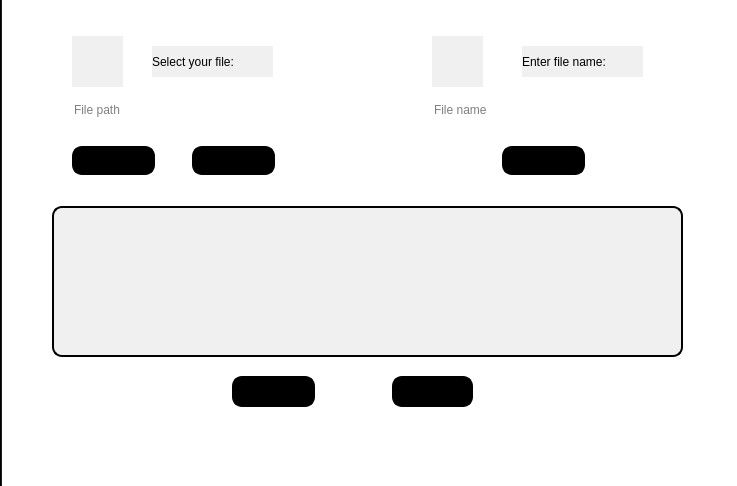
<?xml version="1.0" encoding="UTF-8"?>
<ui version="4.0">
 <class>CompressAndDecompress</class>
 <widget class="QWidget" name="CompressAndDecompress">
  <property name="geometry">
   <rect>
    <x>0</x>
    <y>0</y>
    <width>737</width>
    <height>486</height>
   </rect>
  </property>
  <property name="windowTitle">
   <string>Form</string>
  </property>
  <widget class="QTabWidget" name="tabWidget">
   <property name="enabled">
    <bool>true</bool>
   </property>
   <property name="geometry">
    <rect>
     <x>0</x>
     <y>-40</y>
     <width>751</width>
     <height>591</height>
    </rect>
   </property>
   <property name="styleSheet">
    <string notr="true">background-color: rgb(0, 0, 0);</string>
   </property>
   <property name="currentIndex">
    <number>0</number>
   </property>
   <widget class="QWidget" name="CompressTab_2">
    <property name="styleSheet">
     <string notr="true">background-color: rgb(255, 255, 255);</string>
    </property>
    <attribute name="title">
     <string>Compress File</string>
    </attribute>
    <widget class="QPushButton" name="cBack_2">
     <property name="geometry">
      <rect>
       <x>390</x>
       <y>390</y>
       <width>81</width>
       <height>31</height>
      </rect>
     </property>
     <property name="cursor">
      <cursorShape>PointingHandCursor</cursorShape>
     </property>
     <property name="styleSheet">
      <string notr="true">QPushButton {
    background-color: #000000;

border-radius: 10px;
border: 2px solid #000;  
}

QPushButton:hover {
    background-color: #222222;
color: black;
}

QPushButton:pressed {
    background-color: #333333;
color:black;
}

</string>
     </property>
     <property name="text">
      <string>back</string>
     </property>
    </widget>
    <widget class="QLabel" name="Cdropbox_2">
     <property name="geometry">
      <rect>
       <x>430</x>
       <y>50</y>
       <width>51</width>
       <height>51</height>
      </rect>
     </property>
     <property name="autoFillBackground">
      <bool>false</bool>
     </property>
     <property name="styleSheet">
      <string notr="true">background-color: #f0f0f0; </string>
     </property>
     <property name="text">
      <string/>
     </property>
     <property name="pixmap">
      <pixmap resource="resources.qrc">:/images/Downloads/icons8-encryption-32.png</pixmap>
     </property>
     <property name="scaledContents">
      <bool>true</bool>
     </property>
    </widget>
    <widget class="QLabel" name="cComputer_2">
     <property name="geometry">
      <rect>
       <x>70</x>
       <y>50</y>
       <width>51</width>
       <height>51</height>
      </rect>
     </property>
     <property name="styleSheet">
      <string notr="true">background-color: #f0f0f0; </string>
     </property>
     <property name="text">
      <string/>
     </property>
     <property name="pixmap">
      <pixmap resource="resources.qrc">:/images/computer.png</pixmap>
     </property>
     <property name="scaledContents">
      <bool>true</bool>
     </property>
    </widget>
    <widget class="QLineEdit" name="DropboxFileName_2">
     <property name="geometry">
      <rect>
       <x>430</x>
       <y>110</y>
       <width>221</width>
       <height>28</height>
      </rect>
     </property>
     <property name="styleSheet">
      <string notr="true">background-color: rgb(255, 255, 255);
color: black; 
 border-color: rgb(255, 255, 255);;

border-radius: 10px;</string>
     </property>
     <property name="readOnly">
      <bool>false</bool>
     </property>
     <property name="placeholderText">
      <string>File name</string>
     </property>
    </widget>
    <widget class="QPushButton" name="Submitdropboxcompress_2">
     <property name="geometry">
      <rect>
       <x>500</x>
       <y>160</y>
       <width>83</width>
       <height>29</height>
      </rect>
     </property>
     <property name="cursor">
      <cursorShape>PointingHandCursor</cursorShape>
     </property>
     <property name="styleSheet">
      <string notr="true">QPushButton {
    background-color: #000000;

border-radius: 10px;
border: 2px solid #000;  
}

QPushButton:hover {
    background-color: #222222;
color: black;
}

QPushButton:pressed {
    background-color: #333333;
color:black;
}

</string>
     </property>
     <property name="text">
      <string>Submit</string>
     </property>
    </widget>
    <widget class="QPushButton" name="fetchfilecompress">
     <property name="geometry">
      <rect>
       <x>70</x>
       <y>160</y>
       <width>83</width>
       <height>29</height>
      </rect>
     </property>
     <property name="cursor">
      <cursorShape>PointingHandCursor</cursorShape>
     </property>
     <property name="styleSheet">
      <string notr="true">QPushButton {
    background-color: #000000;

border-radius: 10px;
border: 2px solid #000;  
}

QPushButton:hover {
    background-color: #222222;
color: black;
}

QPushButton:pressed {
    background-color: #333333;
color:black;
}

</string>
     </property>
     <property name="text">
      <string>Fetch File</string>
     </property>
    </widget>
    <widget class="QPlainTextEdit" name="compressoutput">
     <property name="geometry">
      <rect>
       <x>50</x>
       <y>220</y>
       <width>631</width>
       <height>151</height>
      </rect>
     </property>
     <property name="styleSheet">
      <string notr="true">color:black;  border-color: rgb(255, 255, 255); background-color: #f0f0f0;
border-radius: 10px; border: 2px solid #000;;
</string>
     </property>
     <property name="readOnly">
      <bool>true</bool>
     </property>
     <property name="plainText">
      <string/>
     </property>
     <property name="placeholderText">
      <string>Encompressed output:</string>
     </property>
    </widget>
    <widget class="QLineEdit" name="filepathcompress">
     <property name="geometry">
      <rect>
       <x>70</x>
       <y>110</y>
       <width>221</width>
       <height>28</height>
      </rect>
     </property>
     <property name="styleSheet">
      <string notr="true">background-color: rgb(255, 255, 255);
color: black; 
 border-color: rgb(255, 255, 255);;

border-radius: 10px;</string>
     </property>
     <property name="readOnly">
      <bool>true</bool>
     </property>
     <property name="placeholderText">
      <string>File path</string>
     </property>
    </widget>
    <widget class="QPushButton" name="submitcompress">
     <property name="geometry">
      <rect>
       <x>190</x>
       <y>160</y>
       <width>83</width>
       <height>29</height>
      </rect>
     </property>
     <property name="cursor">
      <cursorShape>PointingHandCursor</cursorShape>
     </property>
     <property name="styleSheet">
      <string notr="true">QPushButton {
    background-color: #000000;

border-radius: 10px;
border: 2px solid #000;  
}

QPushButton:hover {
    background-color: #222222;
color: black;
}

QPushButton:pressed {
    background-color: #333333;
color:black;
}

</string>
     </property>
     <property name="text">
      <string>Submit</string>
     </property>
    </widget>
    <widget class="QLabel" name="label_5">
     <property name="geometry">
      <rect>
       <x>150</x>
       <y>60</y>
       <width>121</width>
       <height>31</height>
      </rect>
     </property>
     <property name="styleSheet">
      <string notr="true">color: black;
background-color: #f0f0f0; </string>
     </property>
     <property name="text">
      <string>Select your file:</string>
     </property>
    </widget>
    <widget class="QLabel" name="label_6">
     <property name="geometry">
      <rect>
       <x>520</x>
       <y>60</y>
       <width>121</width>
       <height>31</height>
      </rect>
     </property>
     <property name="styleSheet">
      <string notr="true">color: black;
background-color: #f0f0f0; </string>
     </property>
     <property name="text">
      <string>Enter file name:</string>
     </property>
    </widget>
    <widget class="QPushButton" name="cdownload">
     <property name="geometry">
      <rect>
       <x>230</x>
       <y>390</y>
       <width>83</width>
       <height>31</height>
      </rect>
     </property>
     <property name="cursor">
      <cursorShape>PointingHandCursor</cursorShape>
     </property>
     <property name="styleSheet">
      <string notr="true">QPushButton {
    background-color: #000000;

border-radius: 10px;
border: 2px solid #000;  
}

QPushButton:hover {
    background-color: #222222;
color: black;
}

QPushButton:pressed {
    background-color: #333333;
color:black;
}

</string>
     </property>
     <property name="text">
      <string>Download</string>
     </property>
    </widget>
    <widget class="QLabel" name="label_4">
     <property name="geometry">
      <rect>
       <x>50</x>
       <y>40</y>
       <width>261</width>
       <height>161</height>
      </rect>
     </property>
     <property name="styleSheet">
      <string notr="true">border-radius: 10px;
border: 2px solid #000; /* Optional: to give a border around the label */
background-color: #f0f0f0; /* Optional: background color *;/
</string>
     </property>
     <property name="text">
      <string/>
     </property>
    </widget>
    <widget class="QLabel" name="label_9">
     <property name="geometry">
      <rect>
       <x>410</x>
       <y>40</y>
       <width>261</width>
       <height>161</height>
      </rect>
     </property>
     <property name="styleSheet">
      <string notr="true">border-radius: 10px;
border: 2px solid #000; /* Optional: to give a border around the label */
background-color: #f0f0f0; /* Optional: background color *;/
</string>
     </property>
     <property name="text">
      <string/>
     </property>
    </widget>
    <zorder>label_9</zorder>
    <zorder>label_4</zorder>
    <zorder>cBack_2</zorder>
    <zorder>Cdropbox_2</zorder>
    <zorder>cComputer_2</zorder>
    <zorder>DropboxFileName_2</zorder>
    <zorder>Submitdropboxcompress_2</zorder>
    <zorder>fetchfilecompress</zorder>
    <zorder>compressoutput</zorder>
    <zorder>filepathcompress</zorder>
    <zorder>submitcompress</zorder>
    <zorder>label_5</zorder>
    <zorder>label_6</zorder>
    <zorder>cdownload</zorder>
   </widget>
   <widget class="QWidget" name="Decompresstab_2">
    <property name="styleSheet">
     <string notr="true">background-color: rgb(255, 255, 255);</string>
    </property>
    <attribute name="title">
     <string>Decompress File</string>
    </attribute>
    <widget class="QLabel" name="Ddropbox_7">
     <property name="geometry">
      <rect>
       <x>430</x>
       <y>50</y>
       <width>51</width>
       <height>51</height>
      </rect>
     </property>
     <property name="styleSheet">
      <string notr="true">background-color: #f0f0f0; </string>
     </property>
     <property name="text">
      <string/>
     </property>
     <property name="pixmap">
      <pixmap resource="resources.qrc">:/images/Downloads/icons8-encryption-32.png</pixmap>
     </property>
     <property name="scaledContents">
      <bool>true</bool>
     </property>
    </widget>
    <widget class="QLabel" name="DEComputer_7">
     <property name="geometry">
      <rect>
       <x>70</x>
       <y>50</y>
       <width>51</width>
       <height>51</height>
      </rect>
     </property>
     <property name="styleSheet">
      <string notr="true">background-color: #f0f0f0; </string>
     </property>
     <property name="text">
      <string/>
     </property>
     <property name="pixmap">
      <pixmap resource="resources.qrc">:/images/computer.png</pixmap>
     </property>
     <property name="scaledContents">
      <bool>true</bool>
     </property>
    </widget>
    <widget class="QLineEdit" name="filepathDecompress_8">
     <property name="geometry">
      <rect>
       <x>70</x>
       <y>110</y>
       <width>221</width>
       <height>28</height>
      </rect>
     </property>
     <property name="autoFillBackground">
      <bool>false</bool>
     </property>
     <property name="styleSheet">
      <string notr="true">background-color: rgb(255, 255, 255);
color: black; 
 border-color: rgb(255, 255, 255);;

border-radius: 10px;</string>
     </property>
     <property name="text">
      <string/>
     </property>
     <property name="readOnly">
      <bool>true</bool>
     </property>
     <property name="placeholderText">
      <string>File path</string>
     </property>
    </widget>
    <widget class="QLineEdit" name="DropboxFileNameDecompress_2">
     <property name="geometry">
      <rect>
       <x>430</x>
       <y>110</y>
       <width>221</width>
       <height>28</height>
      </rect>
     </property>
     <property name="styleSheet">
      <string notr="true">background-color: rgb(255, 255, 255);
color: black; 
 border-color: rgb(255, 255, 255);;

border-radius: 10px;</string>
     </property>
     <property name="text">
      <string/>
     </property>
     <property name="readOnly">
      <bool>false</bool>
     </property>
     <property name="placeholderText">
      <string>File name</string>
     </property>
    </widget>
    <widget class="QPushButton" name="submitdecompress">
     <property name="geometry">
      <rect>
       <x>190</x>
       <y>160</y>
       <width>83</width>
       <height>29</height>
      </rect>
     </property>
     <property name="cursor">
      <cursorShape>PointingHandCursor</cursorShape>
     </property>
     <property name="styleSheet">
      <string notr="true">QPushButton {
    background-color: #000000;

border-radius: 10px;
border: 2px solid #000;  
}

QPushButton:hover {
    background-color: #222222;
color: black;
}

QPushButton:pressed {
    background-color: #333333;
color:black;
}

</string>
     </property>
     <property name="text">
      <string>Submit</string>
     </property>
    </widget>
    <widget class="QPushButton" name="SubmitdropboxdeDEcompress_2">
     <property name="geometry">
      <rect>
       <x>500</x>
       <y>160</y>
       <width>83</width>
       <height>29</height>
      </rect>
     </property>
     <property name="cursor">
      <cursorShape>PointingHandCursor</cursorShape>
     </property>
     <property name="styleSheet">
      <string notr="true">QPushButton {
    background-color: #000000;

border-radius: 10px;
border: 2px solid #000;  
}

QPushButton:hover {
    background-color: #222222;
color: black;
}

QPushButton:pressed {
    background-color: #333333;
color:black;
}

</string>
     </property>
     <property name="text">
      <string>Submit</string>
     </property>
    </widget>
    <widget class="QPushButton" name="DecomBack_2">
     <property name="geometry">
      <rect>
       <x>390</x>
       <y>390</y>
       <width>81</width>
       <height>31</height>
      </rect>
     </property>
     <property name="cursor">
      <cursorShape>PointingHandCursor</cursorShape>
     </property>
     <property name="styleSheet">
      <string notr="true">QPushButton {
    background-color: #000000;

border-radius: 10px;
border: 2px solid #000;  
}

QPushButton:hover {
    background-color: #222222;
color: black;
}

QPushButton:pressed {
    background-color: #333333;
color:black;
}

</string>
     </property>
     <property name="text">
      <string>back</string>
     </property>
    </widget>
    <widget class="QPlainTextEdit" name="decompressoutput">
     <property name="geometry">
      <rect>
       <x>50</x>
       <y>220</y>
       <width>631</width>
       <height>151</height>
      </rect>
     </property>
     <property name="styleSheet">
      <string notr="true">color: black;
border-radius: 10px;
border: 2px solid #000; /* Optional: to give a border around the label */
background-color: #f0f0f0; /* Optional: background color *;/
</string>
     </property>
     <property name="readOnly">
      <bool>true</bool>
     </property>
     <property name="plainText">
      <string/>
     </property>
     <property name="placeholderText">
      <string>Decompressed output:</string>
     </property>
    </widget>
    <widget class="QLabel" name="label">
     <property name="geometry">
      <rect>
       <x>50</x>
       <y>40</y>
       <width>261</width>
       <height>161</height>
      </rect>
     </property>
     <property name="styleSheet">
      <string notr="true">border-radius: 10px;
border: 2px solid #000; /* Optional: to give a border around the label */
background-color: #f0f0f0; /* Optional: background color *;/
</string>
     </property>
     <property name="text">
      <string/>
     </property>
    </widget>
    <widget class="QLabel" name="label_2">
     <property name="geometry">
      <rect>
       <x>410</x>
       <y>40</y>
       <width>261</width>
       <height>161</height>
      </rect>
     </property>
     <property name="styleSheet">
      <string notr="true">border-radius: 10px;
border: 2px solid #000; /* Optional: to give a border around the label */
background-color: #f0f0f0; /* Optional: background color *;/
</string>
     </property>
     <property name="text">
      <string/>
     </property>
    </widget>
    <widget class="QLabel" name="label_7">
     <property name="geometry">
      <rect>
       <x>150</x>
       <y>60</y>
       <width>121</width>
       <height>31</height>
      </rect>
     </property>
     <property name="styleSheet">
      <string notr="true">color: black;
background-color: #f0f0f0; </string>
     </property>
     <property name="text">
      <string>Select your file:</string>
     </property>
    </widget>
    <widget class="QLabel" name="label_8">
     <property name="geometry">
      <rect>
       <x>520</x>
       <y>60</y>
       <width>121</width>
       <height>31</height>
      </rect>
     </property>
     <property name="styleSheet">
      <string notr="true">color: black;
background-color: #f0f0f0; </string>
     </property>
     <property name="text">
      <string>Enter file name:</string>
     </property>
    </widget>
    <widget class="QPushButton" name="ddownload">
     <property name="geometry">
      <rect>
       <x>230</x>
       <y>390</y>
       <width>83</width>
       <height>31</height>
      </rect>
     </property>
     <property name="cursor">
      <cursorShape>PointingHandCursor</cursorShape>
     </property>
     <property name="styleSheet">
      <string notr="true">QPushButton {
    background-color: #000000;

border-radius: 10px;
border: 2px solid #000;  
}

QPushButton:hover {
    background-color: #222222;
color: black;
}

QPushButton:pressed {
    background-color: #333333;
color:black;
}

</string>
     </property>
     <property name="text">
      <string>Download</string>
     </property>
    </widget>
    <widget class="QPushButton" name="fetchdecompress">
     <property name="geometry">
      <rect>
       <x>70</x>
       <y>160</y>
       <width>83</width>
       <height>29</height>
      </rect>
     </property>
     <property name="cursor">
      <cursorShape>PointingHandCursor</cursorShape>
     </property>
     <property name="styleSheet">
      <string notr="true">QPushButton {
    background-color: #000000;

border-radius: 10px;
border: 2px solid #000;  
}

QPushButton:hover {
    background-color: #222222;
color: black;
}

QPushButton:pressed {
    background-color: #333333;
color:black;
}

</string>
     </property>
     <property name="text">
      <string>Fetch File</string>
     </property>
    </widget>
    <zorder>label_2</zorder>
    <zorder>label</zorder>
    <zorder>Ddropbox_7</zorder>
    <zorder>DEComputer_7</zorder>
    <zorder>filepathDecompress_8</zorder>
    <zorder>DropboxFileNameDecompress_2</zorder>
    <zorder>submitdecompress</zorder>
    <zorder>SubmitdropboxdeDEcompress_2</zorder>
    <zorder>DecomBack_2</zorder>
    <zorder>decompressoutput</zorder>
    <zorder>label_7</zorder>
    <zorder>label_8</zorder>
    <zorder>ddownload</zorder>
    <zorder>fetchdecompress</zorder>
   </widget>
  </widget>
 </widget>
 <resources>
  <include location="resources.qrc"/>
 </resources>
 <connections/>
</ui>
